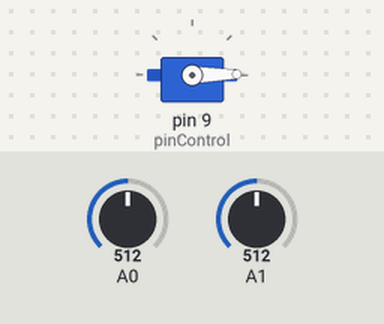
Bench run of a sketch on a simulated Arduino Uno, built with avr-gcc and run on an emulated ATmega328P. Parts: servo. Inputs (shaded band) come from the test bench; at power-on: A0 = 512, A1 = 512.

Above: at 1.8 s.
1.9 s: A0 set to 0
5.4 s: A1 set to 716
At 6.6 s:
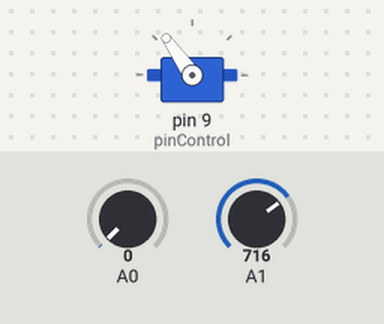
7.4 s: A1 set to 1023
At 8.9 s:
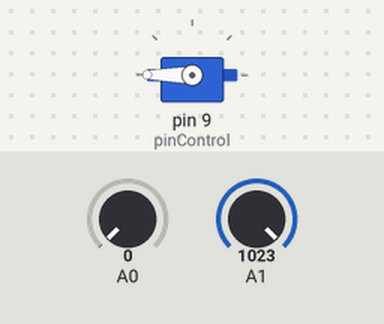
9.7 s: A1 set to 306
At 12.6 s:
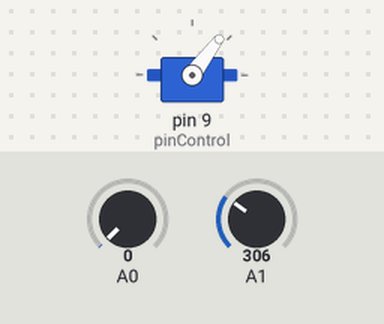
Timing chart, 0 to 14.1 s (numbered marks = the images above; inputs shaded):
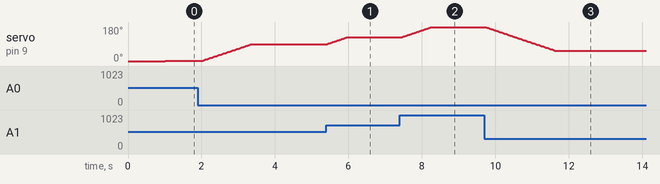

The sketch:

ControlServoV1.ino
```cpp
#include <Servo.h>
Servo servo1;
int pinControl = 9;
int posicionFinal = 0;
int posicionActual = 0;

void setup() {
  pinMode(A0, INPUT);
  pinMode(A1, INPUT);
  pinMode(9, OUTPUT);
  Serial.begin(9600);
  servo1.attach(pinControl);
}

void loop() {
  posicionFinal = map(analogRead(A1), 0, 1023, 0, 180);
 /* if (posicionActual < posicionFinal) {
    iteracion = 1;
  } else if (posicionActual > posicionFinal) {
    iteracion = -1;
  } else {
    iteracion = 0;
  }*/

  do {
    servo1.write(posicionActual);
    if (posicionActual < posicionFinal){
      posicionActual++;
    }else if (posicionActual > posicionFinal){
      posicionActual--;
    }
    delay(map(analogRead(A0), 0, 1023, 15, 2000));
  } while (posicionActual != posicionFinal);
  posicionActual = posicionFinal;
  /*
  posicionFinal = map(analogRead(A1), 0, 1023, 0, 180);
  if (posicionActual < posicionFinal) {
    iteracion = 1;
  } else if (posicionActual > posicionFinal) {
    iteracion = -1;
  } else {
    iteracion = 0;
  }

  do {
    servo1.write(posicionActual);
    posicionActual = posicionActual + iteracion;
    delay(map(analogRead(A0), 0, 1023, 15, 2000));
  } while (posicionActual != posicionFinal);
  posicionActual = posicionFinal;*/
}
```

Measured:
- after the input at 5.4 s, servo on pin 9 (pinControl): moves from 90° to 125° over 0.52 s, starting at once
- after the input at 7.4 s, servo on pin 9 (pinControl): moves from 125° to 180° over 0.82 s, starting at once
- after the input at 9.7 s, servo on pin 9 (pinControl): moves from 180° to 53° over 1.9 s, starting at once
